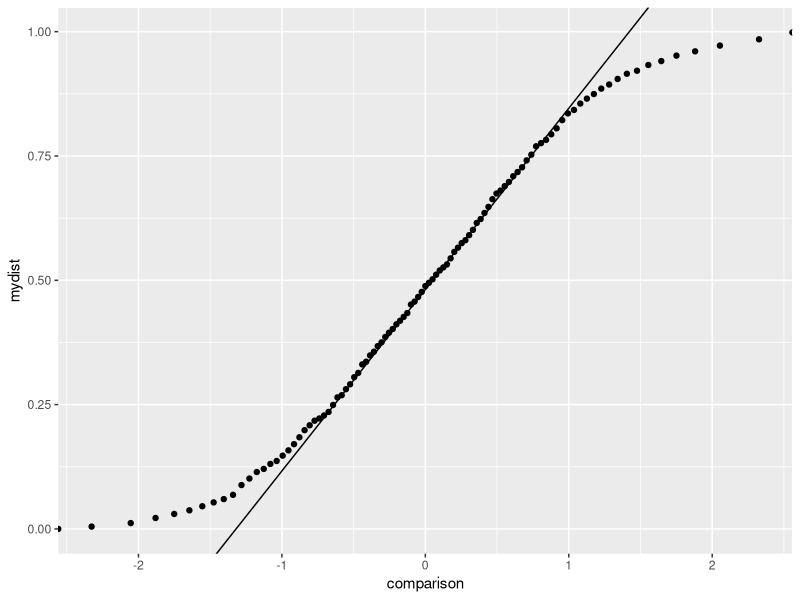
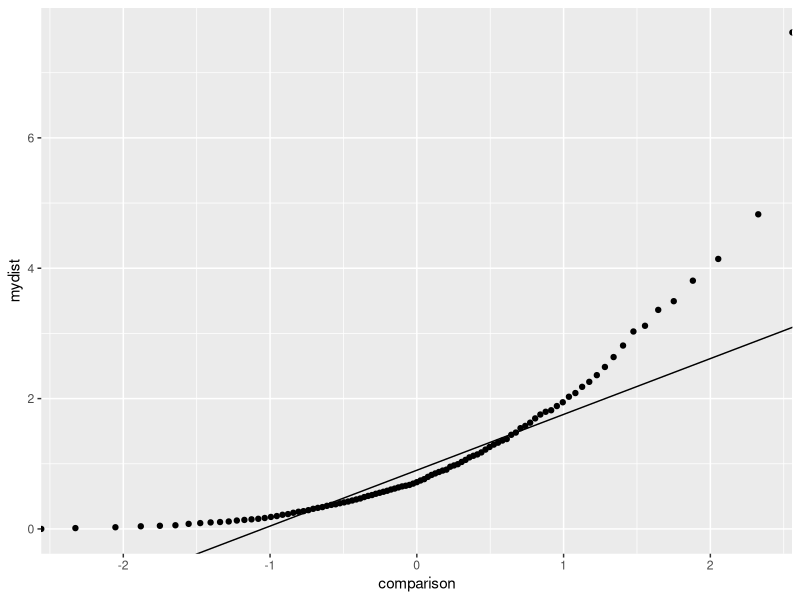
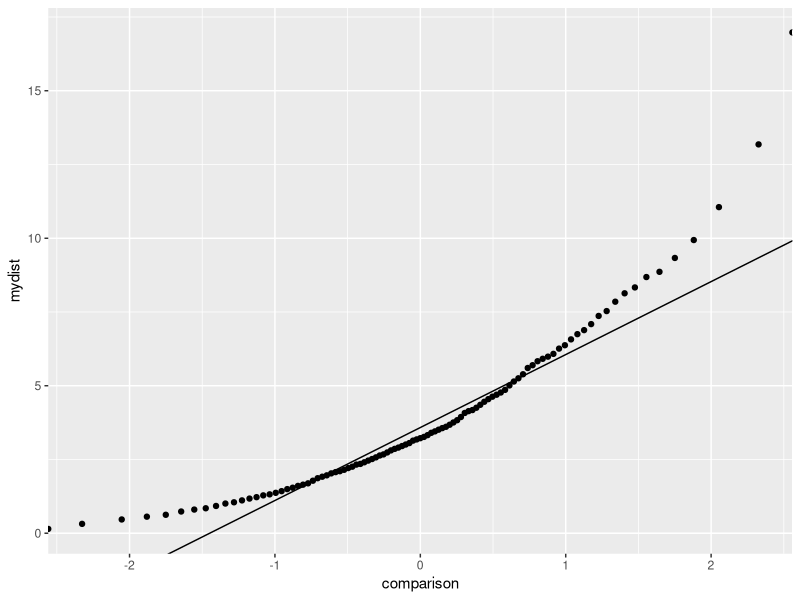
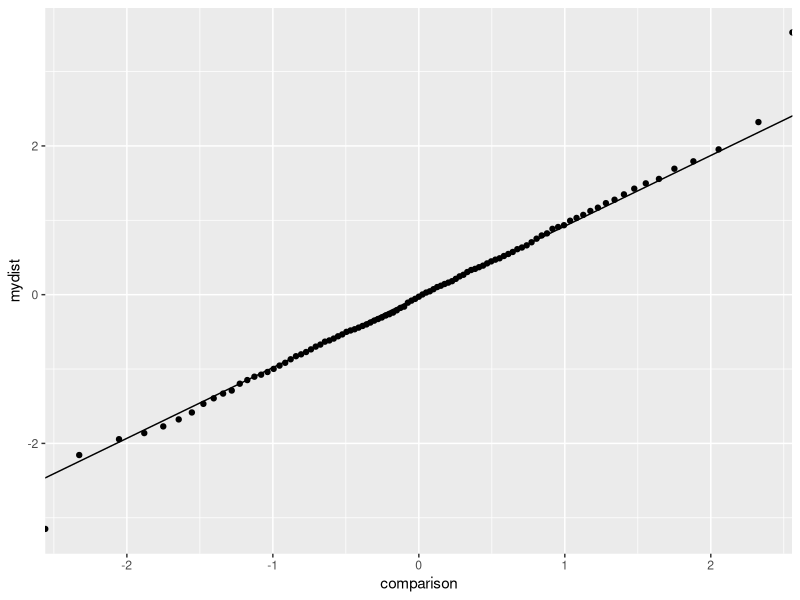

The R source for these figures, in order:
##### Chapter 1 Lab 3 --------------
#
# Creating QQ plots to determine data distribution
#
# Student name(s): Daniel Camacho
#
########### Directions ===============
#
# (1) read through and run the code to
# understand what it does.  Here we are plotting
# QQ plots "by hand" instead of using the black
# box commands of ggplot to plot them.
# (2) copy the code and revise it to plot 
# the QQ plot for a uniform distribution and 
# a chi-square (df = 3) distribution in addition to 
# the normal distribution.  Nota bene:  Only copy
# the code needed and change all comments to 
# reflect the distribution being tested
# (3) Add titles, captions, labels, etc., to the 
# plots
# (4) Use your code to visually determine the 
# best estimate # of the distributions in the 
# data you are given.
##### Answers =====================
#
# Choose from Normal, Chi-square, or Uniform

#  Dist1 is the _____ distribution
#  Dist2 is the _____ distribution
#  Dist3 is the _____ distribution
#  Dist4 is the _____ distribution
#
############## Setup --------------
# We will use tibbles, pipes, and ggplot
require(tidyverse)

#  "percents" is a list 
# of the quantiles we will use in the QQ plots
percents <- seq(from = 0, to = 1, by = 0.01)

qqnormline <- function(mydata){
  # this function takes a vector and returns the slope
  # and the intercept of a line through the point of the QQ plot
  # at the 25th-percentile and the 75th-percentile
  # using a normal distribution for the comparison
  pt1 <- c(qnorm(0.25), quantile(mydata, 0.25))
  pt2 <- c(qnorm(0.75), quantile(mydata, 0.75)) 
  m <- (pt1[[2]] - pt2[[2]])/(pt1[[1]] - pt2[[1]])
  b <- -pt1[[1]]*m + pt1[[2]]
  
  # To use the output, the slope is in element [[1]] and
  # the y-intercept is in element [[2]]
  return(c(m, b))
}

####### The Data ###############
# Read in the assignment data, look at its structure,
# and pick one of the columns to test by storing it in "x"
myDists <- read_csv("Ch 1/ISLR Chapter 1 Lab 3 QQ Plot Data.csv")

########### Example 1: dist1 ##########
# Strip off the first column of myDists
x <- myDists$Dist1

######## Compare to normal  #########

# Create a tibble with three columns: 
#    (1) the percentages for each quantile
#    (2) quantiles of the normal distribution and
#    (3) quantiles of the data in question
mytib <- tibble(percents,
                comparison = qnorm(percents),
                mydist = quantile(x, percents))

# Calculate the line through the 25th and 75th
# quantile points on the QQ plot
linedata <- qqnormline(x)

# The QQ plot - points and line
mytib %>% 
  ggplot(aes(x = comparison, y = mydist)) +
  geom_point() +
  geom_abline(slope = linedata[[1]], intercept = linedata[[2]])

########### Example 2: dist2 ##########
# Strip off the first column of myDists
x <- myDists$Dist2

######## Compare to normal  #########

# Create a tibble with three columns: 
#    (1) the percentages for each quantile
#    (2) quantiles of the normal distribution and
#    (3) quantiles of the data in question
mytib <- tibble(percents,
                comparison = qnorm(percents),
                mydist = quantile(x, percents))

# Calculate the line through the 25th and 75th
# quantile points on the QQ plot
linedata <- qqnormline(x)

# The QQ plot - points and line
mytib %>% 
  ggplot(aes(x = comparison, y = mydist)) +
  geom_point() +
  geom_abline(slope = linedata[[1]], intercept = linedata[[2]])

########### Example 3: dist3 ##########
# Strip off the first column of myDists
x <- myDists$Dist3

######## Compare to normal  #########

# Create a tibble with three columns: 
#    (1) the percentages for each quantile
#    (2) quantiles of the normal distribution and
#    (3) quantiles of the data in question
mytib <- tibble(percents,
                comparison = qnorm(percents),
                mydist = quantile(x, percents))

# Calculate the line through the 25th and 75th
# quantile points on the QQ plot
linedata <- qqnormline(x)

# The QQ plot - points and line
mytib %>% 
  ggplot(aes(x = comparison, y = mydist)) +
  geom_point() +
  geom_abline(slope = linedata[[1]], intercept = linedata[[2]])

########### Example 4: dist4 ##########
# Strip off the first column of myDists
x <- myDists$Dist4

######## Compare to normal  #########

# Create a tibble with three columns: 
#    (1) the percentages for each quantile
#    (2) quantiles of the normal distribution and
#    (3) quantiles of the data in question
mytib <- tibble(percents,
                comparison = qnorm(percents),
                mydist = quantile(x, percents))

# Calculate the line through the 25th and 75th
# quantile points on the QQ plot
linedata <- qqnormline(x)

# The QQ plot - points and line
mytib %>% 
  ggplot(aes(x = comparison, y = mydist)) +
  geom_point() +
  geom_abline(slope = linedata[[1]], intercept = linedata[[2]])


